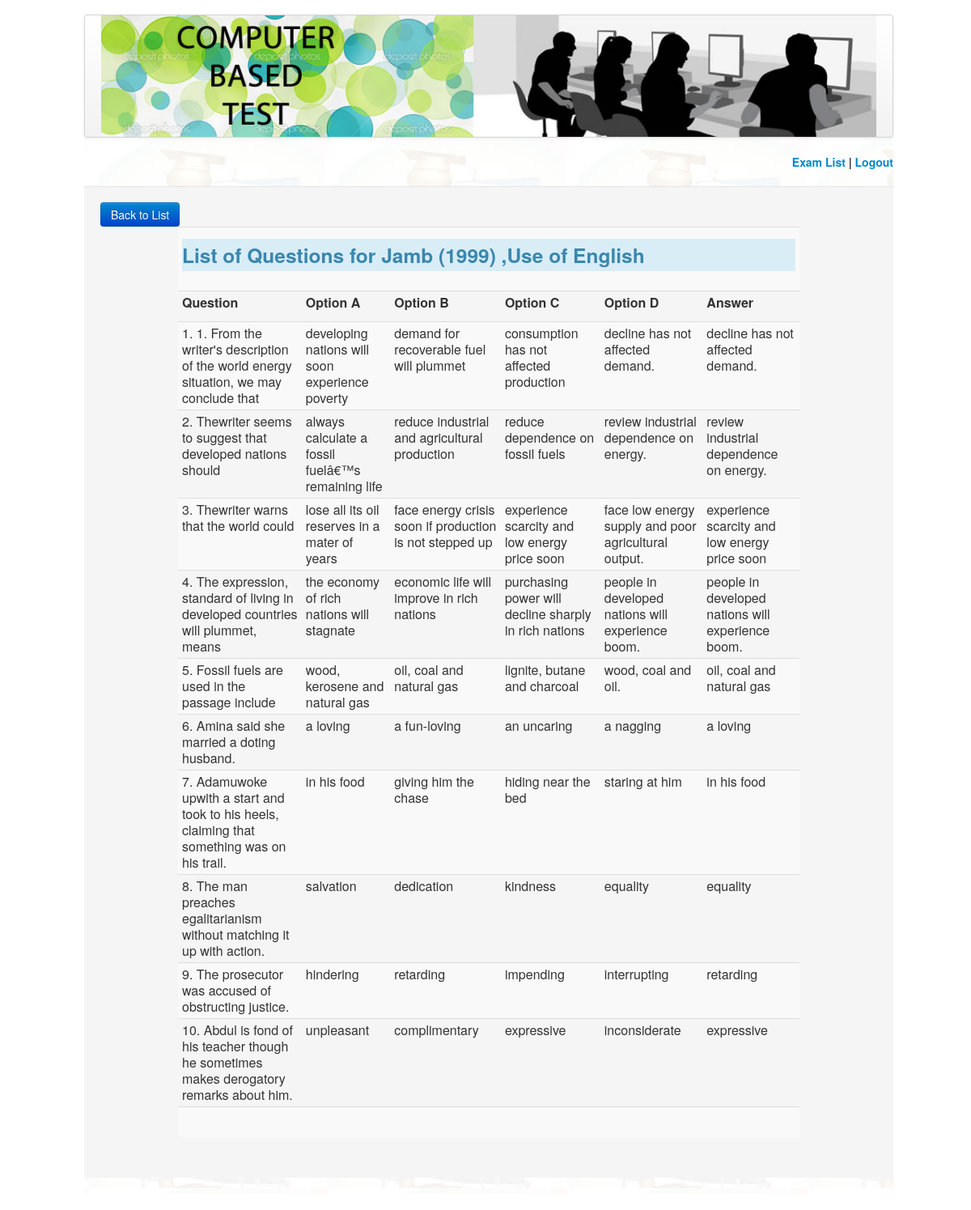
The app's page /Questions.php?examId=25 with its own data.
### tables this page shows
CREATE TABLE IF NOT EXISTS `createexams` (
  `id` int(11) NOT NULL AUTO_INCREMENT,
  `examId` int(11) NOT NULL,
  `examName` text NOT NULL,
  `exam_year` text NOT NULL,
  `subject` text NOT NULL,
  `duration` int(11) NOT NULL,
  `instructions` text NOT NULL,
  PRIMARY KEY (`id`),
  UNIQUE KEY `examId` (`examId`)
);

CREATE TABLE IF NOT EXISTS `questions` (
  `id` int(11) NOT NULL AUTO_INCREMENT,
  `Qid` int(11) NOT NULL,
  `question` text NOT NULL,
  `option_A` text NOT NULL,
  `option_B` text NOT NULL,
  `option_C` text NOT NULL,
  `option_D` text NOT NULL,
  `answer` text NOT NULL,
  `exam_id` text NOT NULL,
  `images` text NOT NULL,
  PRIMARY KEY (`id`)
);

### Questions.php (the view, shortened to what this page needs)
<?php require_once('Connections/connect.php'); ?>
<?php
$logoutAction = $_SERVER['PHP_SELF']."?doLogout=true";
if ((isset($_SERVER['QUERY_STRING'])) && ($_SERVER['QUERY_STRING'] != "")){
  $logoutAction .="&". htmlentities($_SERVER['QUERY_STRING']);
}
?>
<?php
if (!function_exists("GetSQLValueString")) {
function GetSQLValueString($theValue, $theType, $theDefinedValue = "", $theNotDefinedValue = "")
{
  $theValue = function_exists("mysql_real_escape_string") ? mysql_real_escape_string($theValue) : mysql_escape_string($theValue);
  switch ($theType) {
    case "text":
      $theValue = ($theValue != "") ? "'" . $theValue . "'" : "NULL";
      break;
    case "long":
    case "int":
      $theValue = ($theValue != "") ? intval($theValue) : "NULL";
      break;
  }
  return $theValue;
}
}
$colname_rsExamList = "-1";
if (isset($_GET['examId'])) {
  $colname_rsExamList = $_GET['examId'];
}
$query_rsExamList = sprintf("SELECT * FROM createexams WHERE id = %s", GetSQLValueString($colname_rsExamList, "int"));
$rsExamList = mysql_query($query_rsExamList, $connect) or die(mysql_error());
$row_rsExamList = mysql_fetch_assoc($rsExamList);
$colname_rsQuestions = "-1";
if (isset($_GET['examId'])) {
  $colname_rsQuestions = $_GET['examId'];
}
$query_rsQuestions = sprintf("SELECT * FROM questions WHERE exam_id = %s", GetSQLValueString($colname_rsQuestions, "text"));
$rsQuestions = mysql_query($query_rsQuestions, $connect) or die(mysql_error());
$row_rsQuestions = mysql_fetch_assoc($rsQuestions);
?>
<strong<!DOCTYPE html PUBLIC "-//W3C//DTD XHTML 1.0 Transitional//EN" "http://www.w3.org/TR/xhtml1/DTD/xhtml1-transitional.dtd">
<html xmlns="http://www.w3.org/1999/xhtml">
<head>
<link href="css/bootstrap-responsive.min.css" rel="stylesheet" type="text/css" />
<link href="css/bootstrap.min.css" rel="stylesheet" type="text/css" />
</head>
<body>
<div id="wrapper" class="container">
			<section class="navbar main-menu">
				<div class="navbar-inner main-menu">
                <img src="images/logo.jpg" alt="logo" width="1078" height="89" /></div>
  </section>
<div align="right">
  <h5> <a href="ExamList.php">Exam List</a> | <a href="<?php echo $logoutAction ?>">Logout</a></h5>
  </div>
<form action="Connections/connect.php" name="temp_exam" method="post" class="form-actions">
<a href="ExamList.php" class="btn btn-primary">Back to List</a>
<table width="120" height="207" border="0" align="center" cellpadding = "10,0,0,0" bgcolor="#FFFFFF" class="table table-striped tab-content table-condensed">
  <tr>
    <td height="79" colspan="7" align="center" valign="middle" class="navbar nav-tabs">
	<h3 class="alert-info">List of Questions for <?php echo $row_rsExamList['examName']; ?> (<?php echo $row_rsExamList['exam_year']; ?>) ,<?php echo $row_rsExamList['subject']; ?></h3></td>
  </tr>
  <tr>
    <td align="left" class="navbar nav-tabs" height="38"><strong>Question  </strong>
    <td class="navbar nav-tabs" ><strong>Option A</strong>
    <td align="left" class="navbar nav-tabs" ><strong>Option B</strong>
    <td class="navbar nav-tabs" ><strong>Option C</strong>
    <td class="navbar nav-tabs" ><strong>Option D</strong>
    <td class="navbar nav-tabs" ><strong>Answer      </strong></tr>
  <?php do { ?>
  <tr>
      <td align="left" class="navbar nav-tabs"><?php echo $row_rsQuestions['Qid']; ?>.
      <?php echo $row_rsQuestions['question']; ?>
      <td align="left" class="navbar nav-tabs" height="38"><?php echo $row_rsQuestions['option_A']; ?>
      <td class="navbar nav-tabs" ><?php echo $row_rsQuestions['option_B']; ?>
      <td align="left" class="navbar nav-tabs" ><?php echo $row_rsQuestions['option_C']; ?>
      <td class="navbar nav-tabs" ><?php echo $row_rsQuestions['option_D']; ?>
      <td class="navbar nav-tabs" ><?php echo $row_rsQuestions['answer']; ?>
     </tr>
  <?php } while ($row_rsQuestions = mysql_fetch_assoc($rsQuestions)); ?>
<tr>
  <td height="37" colspan="7" align="right" class="navbar nav-tabs nav-stacked" >&nbsp;</td>
</tr>
</table>
</form>
</div>
</body>
</html>

### Questions.php (style rules this page uses)
body { margin-right: 0px; margin-bottom: 20px; }

### records on screen
createexams: examName "Jamb", exam_year "1999", subject "Use of English"
questions: Qid "1", question "1. From the writer's description of the world energy situation, we may conclude that", option_A "developing nations will soon experience poverty", option_B "demand for recoverable fuel will plummet", option_C "consumption has not affected production", option_D "decline has not affected demand.", answer "decline has not affected demand."
questions: Qid "2", question "Thewriter seems to suggest that developed nations should", option_A "always calculate a fossil fuelâ€™s remaining life", option_B "reduce industrial and agricultural production", option_C "reduce dependence on fossil fuels", option_D "review industrial dependence on energy.", answer "review industrial dependence on energy."
questions: Qid "3", question "Thewriter warns that the world could", option_A "lose all its oil reserves in a mater of years", option_B "face energy crisis soon if production is not stepped up", option_C "experience scarcity and low energy price soon", option_D "face low energy supply and poor agricultural output.", answer "experience scarcity and low energy price soon"
questions: Qid "4", question "The expression, standard of living in developed countries will plummet, means", option_A "the economy of rich nations will stagnate", option_B "economic life will improve in rich nations", option_C "purchasing power will decline sharply in rich nations", option_D "people in developed nations will experience boom.", answer "people in developed nations will experience boom."
questions: Qid "5", question "Fossil fuels are used in the passage include", option_A "wood, kerosene and natural gas", option_B "oil, coal and natural gas", option_C "lignite, butane and charcoal", option_D "wood, coal and oil.", answer "oil, coal and natural gas"
questions: Qid "6", question "Amina said she married a doting husband.", option_A "a loving", option_B "a fun-loving", option_C "an uncaring", option_D "a nagging", answer "a loving"
questions: Qid "7", question "Adamuwoke upwith a start and took to his heels, claiming that something was on his trail.", option_A "in his food", option_B "giving him the chase", option_C "hiding near the bed", option_D "staring at him", answer "in his food"
questions: Qid "8", question "The man preaches egalitarianism without matching it up with action.", option_A "salvation", option_B "dedication", option_C "kindness", option_D "equality", answer "equality"
questions: Qid "9", question "The prosecutor was accused of obstructing justice.", option_A "hindering", option_B "retarding", option_C "impending", option_D "interrupting", answer "retarding"
questions: Qid "10", question "Abdul is fond of his teacher though he sometimes makes derogatory remarks about him.", option_A "unpleasant", option_B "complimentary", option_C "expressive", option_D "inconsiderate", answer "expressive"
